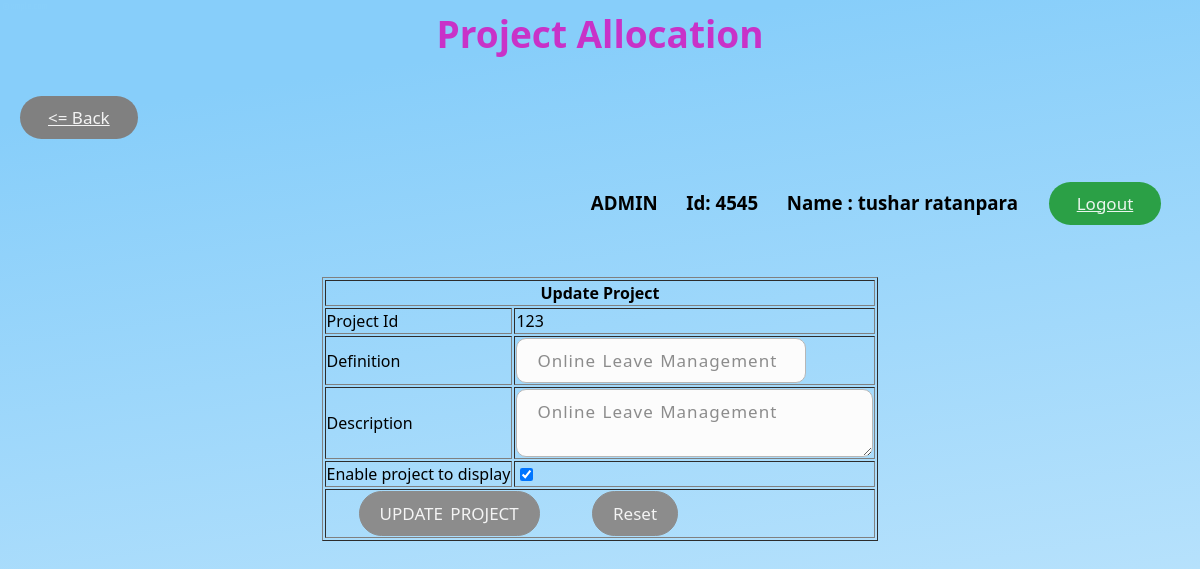
/admin/p/update_project.php?id=123 (signed in), run on the app's committed database.
### tables this page shows
CREATE TABLE `projects` (
  `project_id` int(6) UNSIGNED NOT NULL,
  `faculty` int(6) NOT NULL,
  `definition` varchar(25) NOT NULL,
  `description` varchar(50) DEFAULT NULL,
  `enable` int(1) DEFAULT NULL,
  `selected` int(1) DEFAULT NULL
);

### admin/p/update_project.php (the view, shortened to what this page needs)
<html>
    <head>
        <link rel="stylesheet" type="text/css" href="../../main.css">
    </head>
    <body>
        <h1 align="center">Project Allocation</h1>
        <h3 align="left"><a href="../project.php" class="back shadow"><= Back</a></h3>
        <h3 align="right"><?php if(isset($_SESSION['admin'])){echo 'ADMIN';}else{echo 'FACULTY';} ?>   &emsp;    Id: <?php echo $_SESSION['faculty']; ?>  &emsp;       Name : <?php echo $_SESSION['faculty_name']; ?>&emsp;<a href="../admin_logout.php" class="log_out shadow">Logout</a>&emsp;</h3>
        <form action="update_project_sql.php" onsubmit="return Validate()" method="post">
            <br>
            <table align="center" border="1">
                <tr>
                    <th colspan="2">Update Project</th>
                </tr>
            <?php
            try{
                $dbhandler = new PDO('mysql:host=127.0.0.1;dbname=project_db','root','');
                $dbhandler->setAttribute(PDO::ATTR_ERRMODE,PDO::ERRMODE_EXCEPTION);
                $query=$dbhandler->prepare("select * from projects where project_id=?");
                $query->execute(array($_GET['id']));
                $r=$query->fetch();
                if($r==null)
                {
                    header("location:../project.php?msg=project id not available");
                }
                else{
                    echo '<tr>
                    <td>Project Id</td>
                    <td><input type="hidden" id="id" name="p_id" value="'.$r['project_id'].'">'.$r['project_id'].'</td>
                </tr>
                <tr>
                    <td>Definition</td>
                    <td><input type="text" id="definition" class="textbox" name="p_definition" value="'.$r['definition'].'" required></td>
                </tr>
                <tr>
                    <td>Description</td>
                    <td><textarea row="3" id="description" cols="30" class="textbox" name="p_description">'.$r['description'].'</textarea></td>
                </tr>
                <tr>
                    <td>Enable project to display</td>
                    <td><input type="checkbox" name="p_enable" ';if($r['enable']){echo 'checked';}else{echo 'unchecked';}echo '></td>
                </tr>';
                }
            }
            catch (PDOException $e){
                header("location:../project.php?msg=hi");
            }
            ?>
                <tr>
                    <td colspan="2">&emsp;&emsp;<input type="submit" class="button shadow" value="UPDATE PROJECT">&emsp;&emsp;&emsp;
                    <input type="reset" class="button shadow" value="Reset"></td>
                </tr>
            </table>
        </form>
    </body>
</html>

### main.css (style rules this page uses)
h1 { color: rgb(200,50,200); font-family: algerian,Segoe UI,Frutiger,Frutiger Linotype,Dejavu Sans; font-size: 37px; }
a { color: blue; font-size: 17px; }
.log_out { display: inline-block; -webkit-box-sizing: border-box; -moz-box-sizing: border-box; box-sizing: border-box; cursor: pointer; margin: 12px; padding: 10px 28px; border: none; -webkit-border-radius: 30px; border-radius: 30px; font-family: Segoe UI,Frutiger,Frutiger Linotype,Dejavu Sans,Helvetica Neue,Arial,sans-serif; font-size: 17px; font-style: normal; font-variant: normal; font-weight: 500; color: rgba(255,255,255,0.9); -o-text-overflow: clip; text-overflow: clip; background: #2ba046; }
.back { display: inline-block; -webkit-box-sizing: border-box; -moz-box-sizing: border-box; box-sizing: border-box; cursor: pointer; margin: 12px; padding: 10px 28px; border: none; -webkit-border-radius: 30px; border-radius: 30px; font-family: Segoe UI,Frutiger,Frutiger Linotype,Dejavu Sans,Helvetica Neue,Arial,sans-serif; font-size: 17px; font-style: normal; font-variant: normal; font-weight: 500; color: rgba(255,255,255,0.9); -o-text-overflow: clip; text-overflow: clip; background: grey; }
.textbox { display: inline-block; -webkit-box-sizing: content-box; -moz-box-sizing: content-box; box-sizing: content-box; padding: 10px 20px; border: 1px solid #b7b7b7; -webkit-border-radius: 3px; border-radius: 10px; font-family: Segoe UI,Frutiger,Frutiger Linotype,Dejavu Sans,Helvetica Neue,Arial,sans-serif; font-size: 17px; font-style: normal; font-variant: normal; font-weight: 500; color: rgba(140,140,140,1); -o-text-overflow: clip; text-overflow: clip; letter-spacing: 1px; word-spacing: 1px; background: rgba(252,252,252,1); }
.button { display: inline-block; -webkit-box-sizing: content-box; -moz-box-sizing: content-box; box-sizing: content-box; cursor: pointer; padding: 10px 20px; border: 1px solid #8c8c8c; -webkit-border-radius: 30px; border-radius: 30px; font-family: Segoe UI,Frutiger,Frutiger Linotype,Dejavu Sans,Helvetica Neue,Arial,sans-serif; font-size: 17px; font-style: normal; font-variant: normal; font-weight: 500; color: rgba(255,255,255,0.9); -o-text-overflow: clip; text-overflow: clip; word-spacing: 3px; background: rgba(140,140,140,1); }

### data on the page
projects: project_id "123", p_definition "Online Leave Management", p_description "Online Leave Management", enable "☑"

### other printed values
$_SESSION['faculty'] "4545"
$_SESSION['faculty_name'] "tushar ratanpara"
